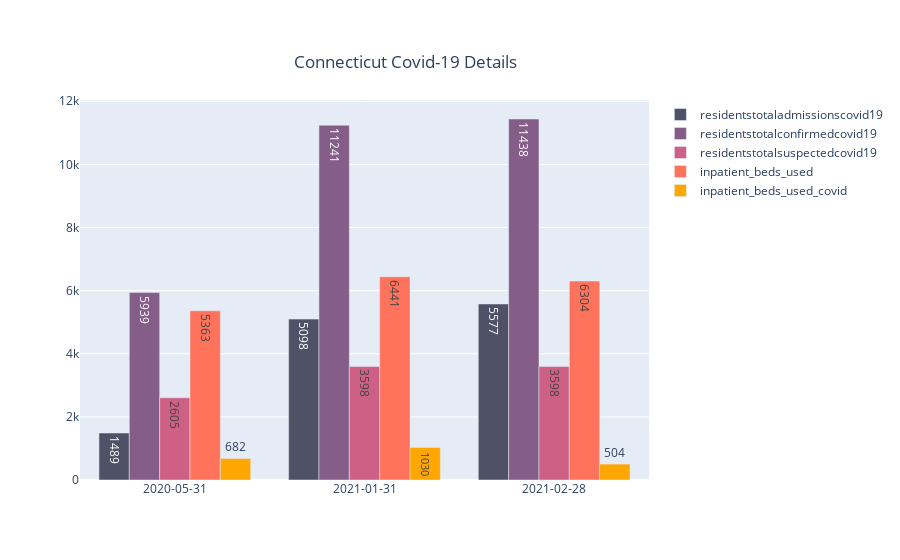

Notebook code cell kept with this figure:
### Code cell
fig = go.Figure()
fig.add_trace(go.Bar(
    x=dm2["enddate"],
    y=dm2["residentstotaladmissionscovid19"],
    name='residentstotaladmissionscovid19',
    marker_color='#4f5266', text= dm2["residentstotaladmissionscovid19"],
    textposition='auto'
))
fig.add_trace(go.Bar(
    x=dm2["enddate"],
    y=dm2["residentstotalconfirmedcovid19"],
    
    name='residentstotalconfirmedcovid19',
    marker_color='#855d89', text= dm2["residentstotalconfirmedcovid19"], textposition='auto'
))
fig.add_trace(go.Bar(
    x=dm2["enddate"],
    y=dm2["residentstotalsuspectedcovid19"],
    
    name='residentstotalsuspectedcovid19',
    marker_color='#ce6086', text= dm2["residentstotalsuspectedcovid19"], textposition='auto'
))
fig.add_trace(go.Bar(
    x=dm2["enddate"],
    y=dm2["inpatient_beds_used"],
    name='inpatient_beds_used',
    marker_color='#ff735c', text= dm2["inpatient_beds_used"], textposition='auto'
))
fig.add_trace(go.Bar(
    x=dm2["enddate"],
    y=dm2["inpatient_beds_used_covid"],
    name='inpatient_beds_used_covid',
    marker_color='#ffa600', text= dm2["inpatient_beds_used_covid"], textposition='auto'
    
))

fig.update_layout(barmode = 'group',
    title={'text': "Connecticut Covid-19 Details",'y':0.9,'x':0.45,'xanchor': 'center', 'yanchor': 'top'}, xaxis = dict(type="category", categoryorder='category ascending'))

fig.show()

### Figure 1 — Plotly figure (JSON) as saved in the notebook; plotly's stock layout.template omitted (floating-point values rounded to 4 significant figures)
{"data": [{"marker": {"color": "#4f5266"}, "name": "residentstotaladmissionscovid19", "text": [1489, 5098, 5577], "textposition": "auto", "type": "bar", "x": ["2020-05-31", "2021-01-31", "2021-02-28"], "y": [1489, 5098, 5577]}, {"marker": {"color": "#855d89"}, "name": "residentstotalconfirmedcovid19", "text": [5939, 11241, 11438], "textposition": "auto", "type": "bar", "x": ["2020-05-31", "2021-01-31", "2021-02-28"], "y": [5939, 11241, 11438]}, {"marker": {"color": "#ce6086"}, "name": "residentstotalsuspectedcovid19", "text": [2605, 3598, 3598], "textposition": "auto", "type": "bar", "x": ["2020-05-31", "2021-01-31", "2021-02-28"], "y": [2605, 3598, 3598]}, {"marker": {"color": "#ff735c"}, "name": "inpatient_beds_used", "text": [5363, 6441, 6304], "textposition": "auto", "type": "bar", "x": ["2020-05-31", "2021-01-31", "2021-02-28"], "y": [5363, 6441, 6304]}, {"marker": {"color": "#ffa600"}, "name": "inpatient_beds_used_covid", "text": [682, 1030, 504], "textposition": "auto", "type": "bar", "x": ["2020-05-31", "2021-01-31", "2021-02-28"], "y": [682, 1030, 504]}], "layout": {"barmode": "group", "title": {"text": "Connecticut Covid-19 Details", "x": 0.45, "xanchor": "center", "y": 0.9, "yanchor": "top"}, "xaxis": {"categoryorder": "category ascending", "type": "category"}}}
